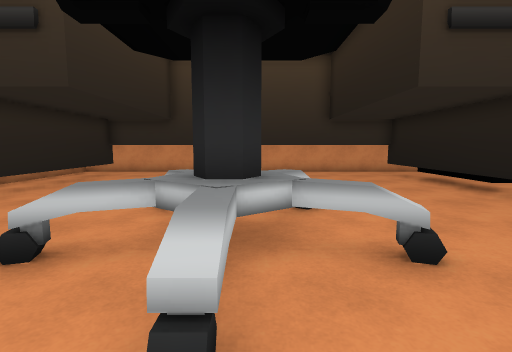
view 1 (above)

18 first-person views from a walk through a Unity game level. The camera is 1.3 m above the floor, tilts 6° down and sees 85° across. The floor is counted in squares, 1 m on a side. Each view is taken from the middle of a square. On the plan, view 1 faces up. The plan holds only what a view shows up to about 13 squares ahead; the rest is blank. The player is left out. Some surface patterns are stand-ins.

view 2
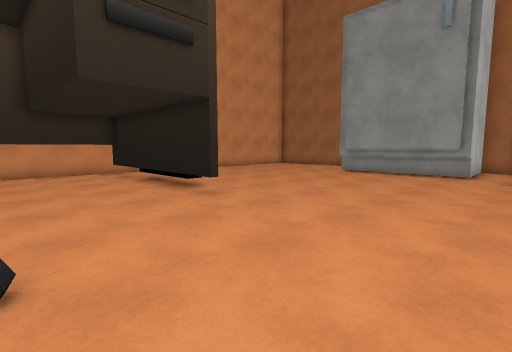

view 3
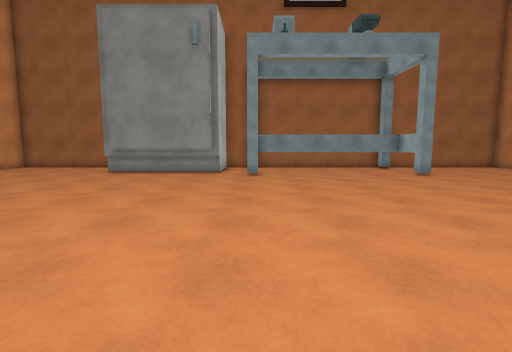

view 4
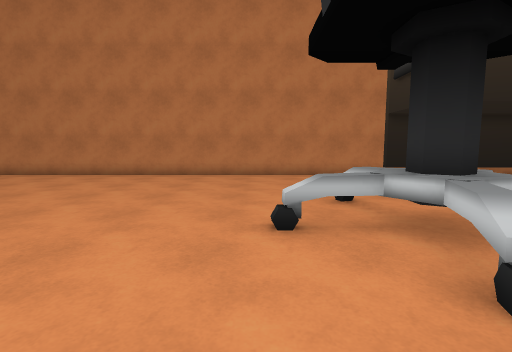

view 5
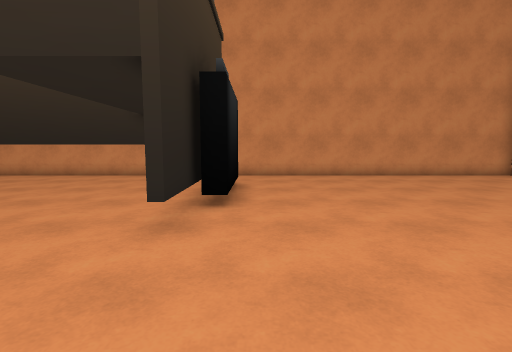

view 6
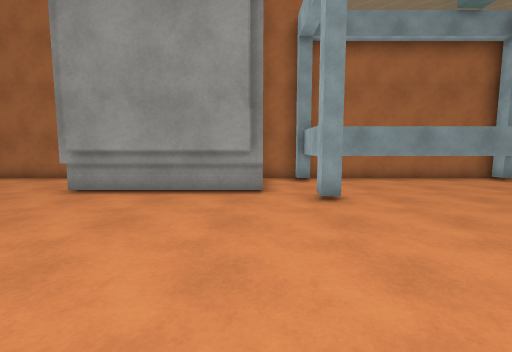

view 7
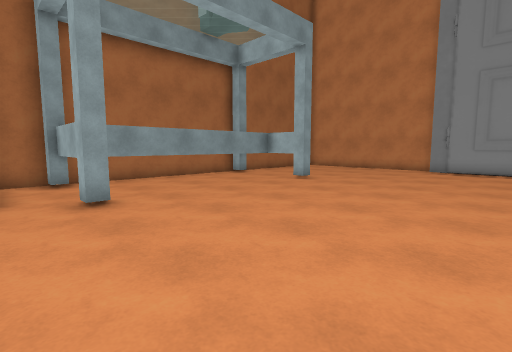

view 8
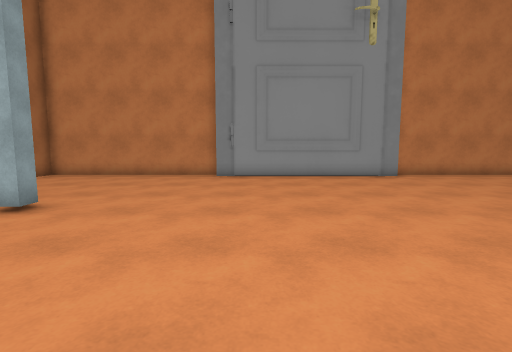

view 9
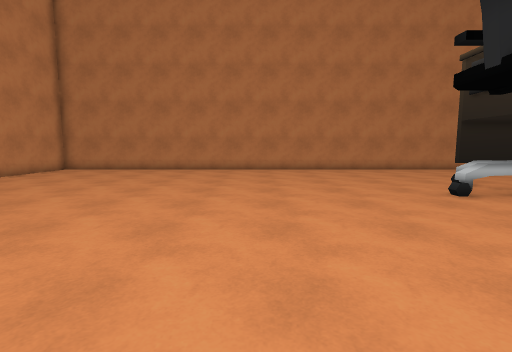

view 10
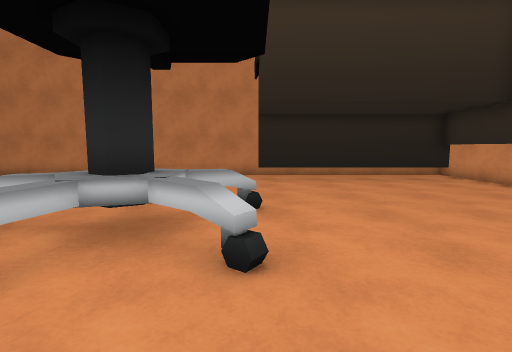

view 11
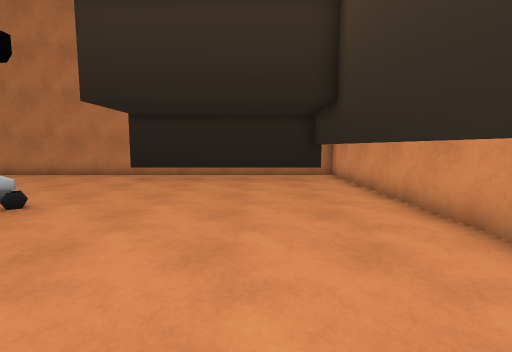

view 12
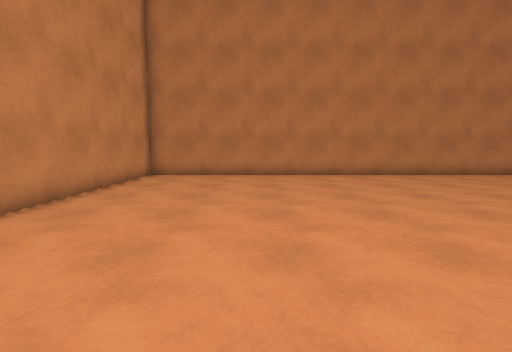

view 13
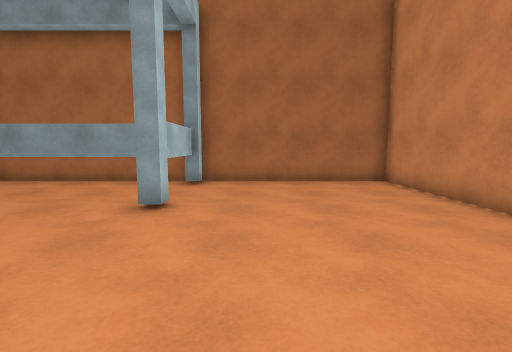

view 14
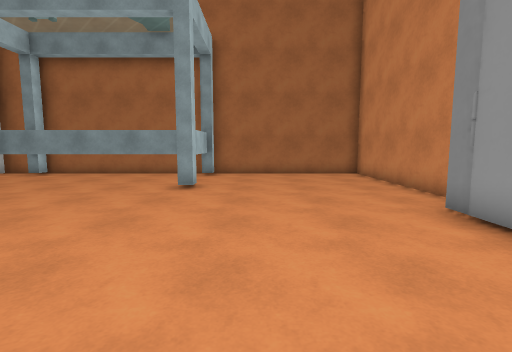

view 15
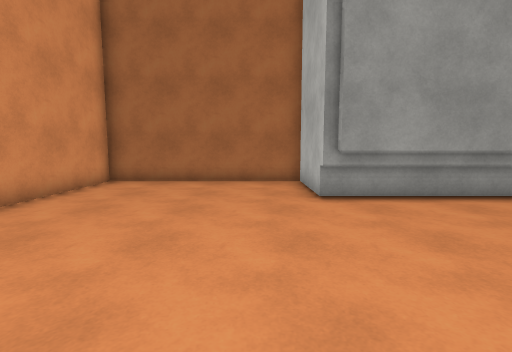

view 16
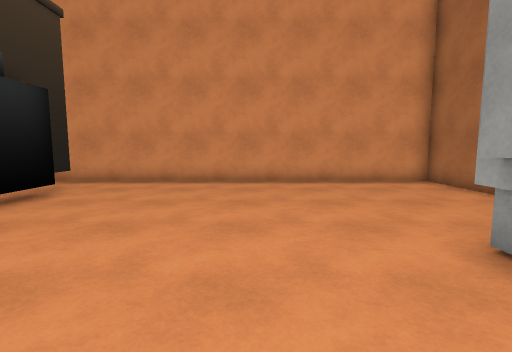

view 17
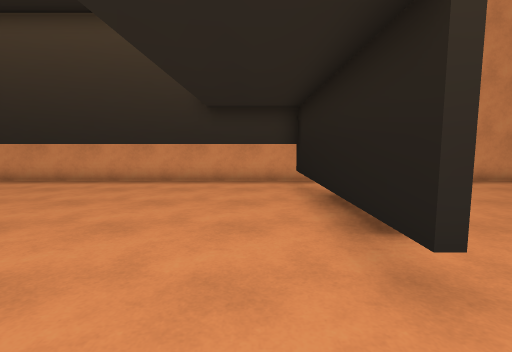

view 18
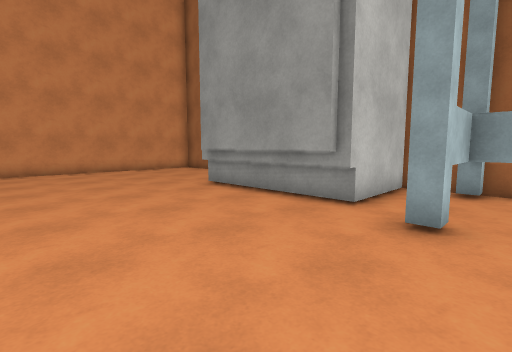

### Floor plan
Key: @ floor where view 1 was taken; # wall or solid block; . main floor; : floor 0.25 m higher than the main floor; T thing the floor can be seen under or through; O other object.
Columns run from 9 left of view 1 to 20 right of it. Each row starts with its distance up from view 1.
 15 ##############################
 14 #............................#
 13 #.TTTTTTTTTTTTTTT............#
 12 #.#.............#............#
 11 #.#.............#............#
 10 #.#.............#............#
  9 #.#.............#............#
  8 #.#.............#............#
  7 #.#.............#........OOO##
  6 #......:..O..............O
  5 #.......OOO..............O
  4 #.......OOO..............O
  3 #......OOOOO.............O
  2 #........O...............O####
  1 #............................#
  0 #........@..............######
 -1 #.........................#
 -2 #.........................#
 -3 #.........................#
 -4 #.........................#
 -5 #.........................#
 -6 #.........................#
 -7 #.........................#
 -8 #.......................######
 -9 #............................#
-10 #............................#
-11 #............................#
-12 #............................#
-13 #............................#
-14 #............#########.......#
-15 ##############       #########

Where each view was taken, in squares from view 1:
view 1: 0 up, 0 right, facing up
view 2: 0 up, 2 right, facing up-right
view 3: 0 up, 2 right, facing right
view 4: 1 up, 4 right, facing left
view 5: 2 up, 8 right, facing up
view 6: 2 up, 8 right, facing right
view 7: 2 up, 8 right, facing down-right
view 8: 2 down, 10 right, facing down
view 9: 4 down, 7 right, facing left
view 10: 6 up, 4 right, facing left
view 11: 11 up, 4 right, facing left
view 12: 10 down, 4 right, facing left
view 13: 10 down, 9 right, facing right
view 14: 10 down, 6 right, facing right
view 15: 9 up, 9 right, facing right
view 16: 4 up, 13 right, facing up
view 17: 4 up, 5 right, facing up
view 18: 1 down, 10 right, facing up-right
